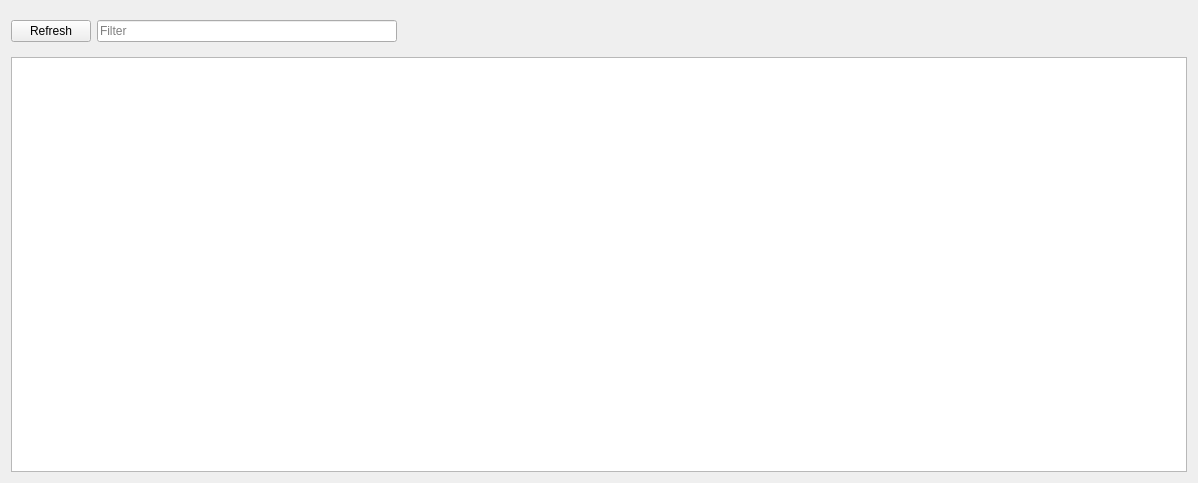
<?xml version="1.0" encoding="UTF-8"?>
<ui version="4.0">
 <class>Koora</class>
 <widget class="QWidget" name="Koora">
  <property name="geometry">
   <rect>
    <x>0</x>
    <y>0</y>
    <width>1198</width>
    <height>483</height>
   </rect>
  </property>
  <property name="windowTitle">
   <string>Form</string>
  </property>
  <property name="styleSheet">
   <string notr="true">

#nogameslabel{
	color: white;
	text-align: center;
	border: 1px solid #eee;
}

QTableWidget th, QTableWidget td {width: 33%;}</string>
  </property>
  <layout class="QVBoxLayout" name="verticalLayout">
   <item alignment="Qt::AlignLeft">
    <widget class="QWidget" name="widget" native="true">
     <property name="minimumSize">
      <size>
       <width>0</width>
       <height>0</height>
      </size>
     </property>
     <property name="maximumSize">
      <size>
       <width>16777215</width>
       <height>50</height>
      </size>
     </property>
     <layout class="QHBoxLayout" name="horizontalLayout">
      <property name="leftMargin">
       <number>0</number>
      </property>
      <property name="topMargin">
       <number>9</number>
      </property>
      <item>
       <widget class="QPushButton" name="refreshbutton">
        <property name="maximumSize">
         <size>
          <width>100</width>
          <height>16777215</height>
         </size>
        </property>
        <property name="cursor">
         <cursorShape>PointingHandCursor</cursorShape>
        </property>
        <property name="text">
         <string>Refresh</string>
        </property>
       </widget>
      </item>
      <item>
       <widget class="QLineEdit" name="hesgoaledit">
        <property name="minimumSize">
         <size>
          <width>300</width>
          <height>0</height>
         </size>
        </property>
        <property name="locale">
         <locale language="German" country="Germany"/>
        </property>
        <property name="text">
         <string/>
        </property>
        <property name="echoMode">
         <enum>QLineEdit::Normal</enum>
        </property>
        <property name="placeholderText">
         <string>Filter</string>
        </property>
       </widget>
      </item>
     </layout>
    </widget>
   </item>
   <item>
    <widget class="QWidget" name="gameswidget" native="true">
     <layout class="QHBoxLayout" name="horizontalLayout_2">
      <property name="spacing">
       <number>0</number>
      </property>
      <property name="leftMargin">
       <number>0</number>
      </property>
      <property name="topMargin">
       <number>0</number>
      </property>
      <property name="rightMargin">
       <number>0</number>
      </property>
      <property name="bottomMargin">
       <number>0</number>
      </property>
      <item>
       <widget class="QTableView" name="gamestable"/>
      </item>
     </layout>
    </widget>
   </item>
  </layout>
 </widget>
 <resources>
  <include location="../../../resources.qrc"/>
  <include location="../../../resources.qrc"/>
 </resources>
 <connections/>
</ui>
